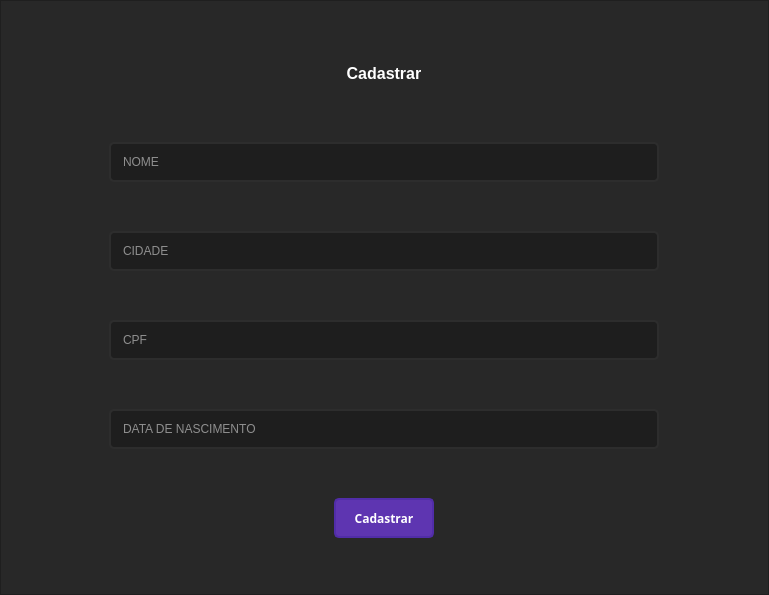
<?xml version="1.0" encoding="UTF-8"?>
<ui version="4.0">
 <class>RegisterWindow</class>
 <widget class="QMainWindow" name="RegisterWindow">
  <property name="geometry">
   <rect>
    <x>0</x>
    <y>0</y>
    <width>769</width>
    <height>595</height>
   </rect>
  </property>
  <property name="windowTitle">
   <string>MainWindow</string>
  </property>
  <property name="styleSheet">
   <string notr="true">QFrame {
	color: rgb(40, 40, 40)
}</string>
  </property>
  <widget class="QWidget" name="centralwidget">
   <layout class="QVBoxLayout" name="verticalLayout_2">
    <property name="spacing">
     <number>0</number>
    </property>
    <property name="leftMargin">
     <number>0</number>
    </property>
    <property name="topMargin">
     <number>0</number>
    </property>
    <property name="rightMargin">
     <number>0</number>
    </property>
    <property name="bottomMargin">
     <number>0</number>
    </property>
    <item>
     <widget class="QFrame" name="frame">
      <property name="styleSheet">
       <string notr="true">background-color: rgb(40, 40, 40);</string>
      </property>
      <property name="frameShape">
       <enum>QFrame::StyledPanel</enum>
      </property>
      <property name="frameShadow">
       <enum>QFrame::Raised</enum>
      </property>
      <layout class="QGridLayout" name="gridLayout">
       <item row="5" column="0">
        <layout class="QHBoxLayout" name="horizontalLayout_2">
         <item>
          <widget class="QPushButton" name="pushButtonRegister">
           <property name="minimumSize">
            <size>
             <width>100</width>
             <height>40</height>
            </size>
           </property>
           <property name="maximumSize">
            <size>
             <width>100</width>
             <height>40</height>
            </size>
           </property>
           <property name="font">
            <font>
             <family>Unispace</family>
             <weight>75</weight>
             <bold>true</bold>
            </font>
           </property>
           <property name="styleSheet">
            <string notr="true">QPushButton {background-color: rgb(94, 53, 177);border: 2px solid rgb(81, 45, 168);border-radius: 5px;color: rgb(255, 255, 255);}
QPushButton:hover {background-color: rgb(60, 60, 60);border: 2px solid rgb(70,70,70);}
QPushButton:pressed {background-color: rgb(40, 40, 40);border: 2px solid rgb(81, 45, 168);color: rgb(255, 255, 255);}</string>
           </property>
           <property name="text">
            <string>Cadastrar</string>
           </property>
          </widget>
         </item>
        </layout>
       </item>
       <item row="3" column="0">
        <widget class="QLineEdit" name="lineEditCpfIn">
         <property name="sizePolicy">
          <sizepolicy hsizetype="Fixed" vsizetype="Fixed">
           <horstretch>0</horstretch>
           <verstretch>0</verstretch>
          </sizepolicy>
         </property>
         <property name="minimumSize">
          <size>
           <width>550</width>
           <height>40</height>
          </size>
         </property>
         <property name="tabletTracking">
          <bool>true</bool>
         </property>
         <property name="focusPolicy">
          <enum>Qt::ClickFocus</enum>
         </property>
         <property name="styleSheet">
          <string notr="true">QLineEdit {border: 2px solid rgb(45, 45, 45);border-radius: 5px;padding: 10px;background-color: rgb(30, 30, 30);color: rgb(255, 255, 255);}
QLineEdit:hover {border: 2px solid rgb(55, 55, 55);}
QLineEdit:focus {border: 2px solid rgb(94, 53, 177);}</string>
         </property>
         <property name="maxLength">
          <number>60</number>
         </property>
         <property name="placeholderText">
          <string>CPF</string>
         </property>
        </widget>
       </item>
       <item row="4" column="0">
        <widget class="QLineEdit" name="lineEditDateIn">
         <property name="sizePolicy">
          <sizepolicy hsizetype="Fixed" vsizetype="Fixed">
           <horstretch>0</horstretch>
           <verstretch>0</verstretch>
          </sizepolicy>
         </property>
         <property name="minimumSize">
          <size>
           <width>550</width>
           <height>40</height>
          </size>
         </property>
         <property name="tabletTracking">
          <bool>true</bool>
         </property>
         <property name="focusPolicy">
          <enum>Qt::ClickFocus</enum>
         </property>
         <property name="styleSheet">
          <string notr="true">QLineEdit {border: 2px solid rgb(45, 45, 45);border-radius: 5px;padding: 10px;background-color: rgb(30, 30, 30);color: rgb(255, 255, 255);}
QLineEdit:hover {border: 2px solid rgb(55, 55, 55);}
QLineEdit:focus {border: 2px solid rgb(94, 53, 177);}</string>
         </property>
         <property name="maxLength">
          <number>60</number>
         </property>
         <property name="placeholderText">
          <string>DATA DE NASCIMENTO</string>
         </property>
        </widget>
       </item>
       <item row="2" column="0">
        <widget class="QLineEdit" name="lineEditCityIn">
         <property name="sizePolicy">
          <sizepolicy hsizetype="Fixed" vsizetype="Fixed">
           <horstretch>0</horstretch>
           <verstretch>0</verstretch>
          </sizepolicy>
         </property>
         <property name="minimumSize">
          <size>
           <width>550</width>
           <height>40</height>
          </size>
         </property>
         <property name="tabletTracking">
          <bool>true</bool>
         </property>
         <property name="focusPolicy">
          <enum>Qt::ClickFocus</enum>
         </property>
         <property name="styleSheet">
          <string notr="true">QLineEdit {border: 2px solid rgb(45, 45, 45);border-radius: 5px;padding: 10px;background-color: rgb(30, 30, 30);color: rgb(255, 255, 255);}
QLineEdit:hover {border: 2px solid rgb(55, 55, 55);}
QLineEdit:focus {border: 2px solid rgb(94, 53, 177);}</string>
         </property>
         <property name="maxLength">
          <number>60</number>
         </property>
         <property name="placeholderText">
          <string>CIDADE</string>
         </property>
        </widget>
       </item>
       <item row="1" column="0">
        <widget class="QLineEdit" name="lineEditNameIn">
         <property name="enabled">
          <bool>true</bool>
         </property>
         <property name="sizePolicy">
          <sizepolicy hsizetype="Fixed" vsizetype="Fixed">
           <horstretch>0</horstretch>
           <verstretch>0</verstretch>
          </sizepolicy>
         </property>
         <property name="minimumSize">
          <size>
           <width>550</width>
           <height>40</height>
          </size>
         </property>
         <property name="tabletTracking">
          <bool>true</bool>
         </property>
         <property name="focusPolicy">
          <enum>Qt::StrongFocus</enum>
         </property>
         <property name="styleSheet">
          <string notr="true">QLineEdit {border: 2px solid rgb(45, 45, 45);border-radius: 5px;padding: 10px;background-color: rgb(30, 30, 30);color: rgb(255, 255, 255);}
QLineEdit:hover {border: 2px solid rgb(55, 55, 55);}
QLineEdit:focus {border: 2px solid rgb(94, 53, 177);}</string>
         </property>
         <property name="maxLength">
          <number>60</number>
         </property>
         <property name="alignment">
          <set>Qt::AlignLeading|Qt::AlignLeft|Qt::AlignVCenter</set>
         </property>
         <property name="placeholderText">
          <string>NOME</string>
         </property>
        </widget>
       </item>
       <item row="0" column="0">
        <widget class="QLabel" name="labelCadastrar">
         <property name="enabled">
          <bool>true</bool>
         </property>
         <property name="minimumSize">
          <size>
           <width>0</width>
           <height>40</height>
          </size>
         </property>
         <property name="maximumSize">
          <size>
           <width>16777215</width>
           <height>40</height>
          </size>
         </property>
         <property name="font">
          <font>
           <pointsize>12</pointsize>
           <weight>75</weight>
           <bold>true</bold>
          </font>
         </property>
         <property name="styleSheet">
          <string notr="true">QLabel {color: rgb(255, 255, 255);}</string>
         </property>
         <property name="text">
          <string>Cadastrar</string>
         </property>
         <property name="alignment">
          <set>Qt::AlignCenter</set>
         </property>
        </widget>
       </item>
      </layout>
     </widget>
    </item>
   </layout>
  </widget>
 </widget>
 <resources/>
 <connections/>
</ui>
